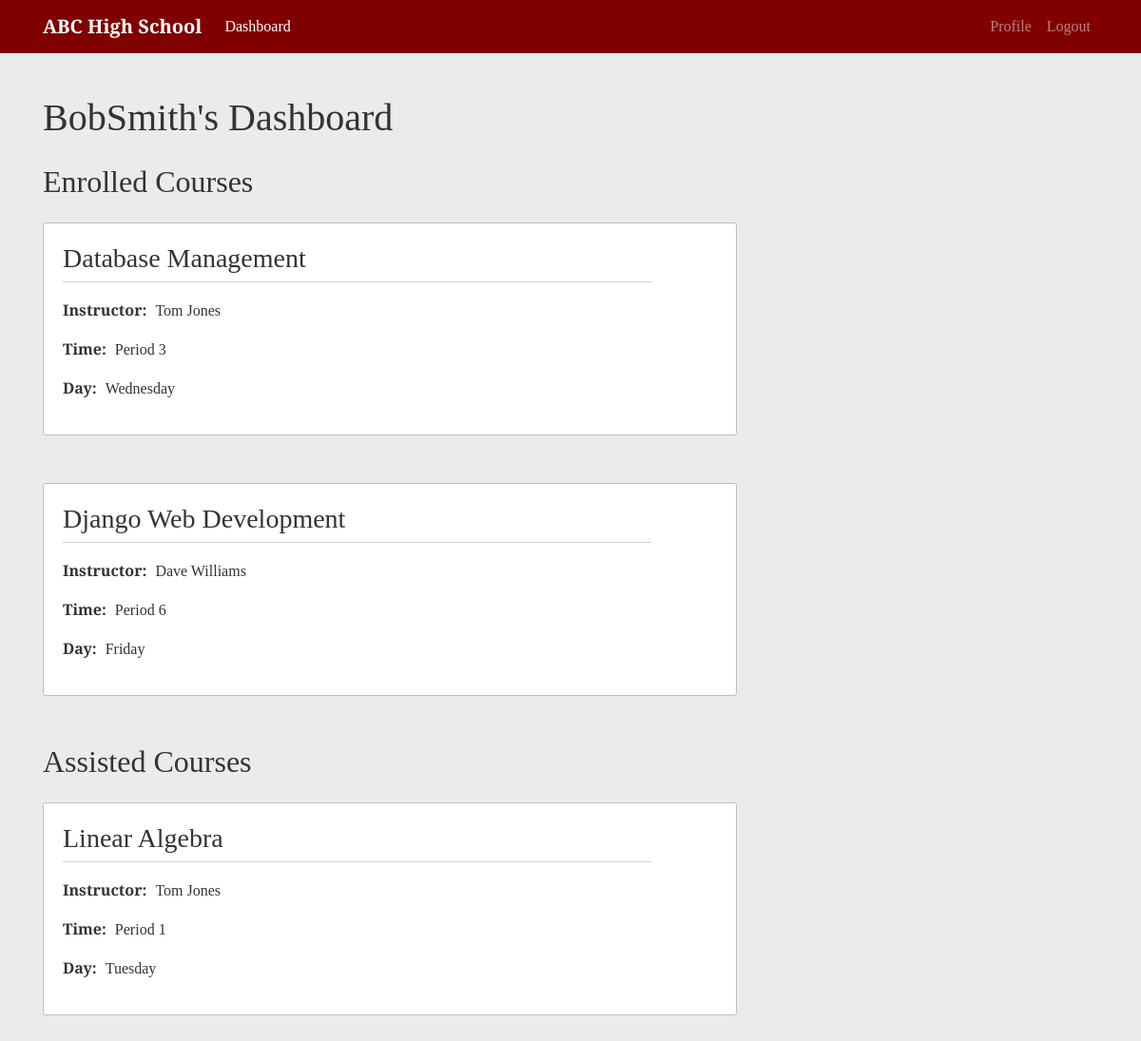
/dashboard/BobSmith/ (signed in), run on the app's committed database.
### school/models.py (models this page shows, shortened)
class Course(models.Model):
    ONE = '1'
    TWO = '2'
    THREE = '3'
    FOUR = '4'
    FIVE = '5'
    SIX = '6'
    TIME_CHOICES = [
        (ONE, 'Period 1'),
        (TWO, 'Period 2'),
        (THREE, 'Period 3'),
        (FOUR, 'Period 4'),
        (FIVE, 'Period 5'),
        (SIX, 'Period 6')
    ]
    MONDAY = 'MO'
    TUESDAY = 'TU'
    WEDNESDAY = 'WE'
    THURSDAY = 'TH'
    FRIDAY = 'FR'
    DAY_CHOICES = [
        (MONDAY, 'Monday'),
        (TUESDAY, 'Tuesday'),
        (WEDNESDAY, 'Wednesday'),
        (THURSDAY, 'Thursday'),
        (FRIDAY, 'Friday')
    ]
    course_name = models.CharField(max_length=255)
    instructor = models.ForeignKey(Instructor, null=True, on_delete=models.SET_NULL)
    time = models.CharField(max_length=1, blank=True, choices=TIME_CHOICES)
    day = models.CharField(max_length=2, blank=True, choices=DAY_CHOICES)

### users/models.py (models this page shows)
class Instructor(models.Model):
    user = models.OneToOneField(User, on_delete=models.CASCADE, primary_key=True)
    start_date = models.DateField()
    office_number = models.CharField(max_length=10, blank=True)
    office_phone_number = models.CharField(max_length=20, blank=True)
    def __str__(self):
        return f'{self.user.first_name} {self.user.last_name}'

### school/views.py (the view, shortened to what this page needs)
# urls.py: path('dashboard/<str:username>/', DashboardListView.as_view(), name='user-dashboard'),
class DashboardListView(LoginRequiredMixin, UserPassesTestMixin, ListView):
    model = Course
    template_name = 'school/dashboard.html'
    context_object_name = 'courses'
    def get_queryset(self):
        user = get_object_or_404(User, username=self.kwargs.get('username'))
        queryset = {}
        student = Student.objects.filter(user=user).first()
        if student:
            enrollments = EnrolledIn.objects.filter(student=student).values('course')
            queryset['enrolled_courses'] = Course.objects.filter(id__in=enrollments)
            assists = AssistsIn.objects.filter(student=student).values('course')
            queryset['assisted_courses'] = Course.objects.filter(id__in=assists)
        instructor = Instructor.objects.filter(user=user).first()
        if instructor:
            queryset['taught_courses'] = Course.objects.filter(instructor=instructor)
        return queryset
    def test_func(self):
        dashboard_user = self.kwargs.get('username')
        if (self.request.user.username == dashboard_user):
            return True
        return False

### school/templates/school/dashboard.html (shortened to what this page needs)
{% extends "school/content.html" %}
{% block content %}
  <h1 class="mb-4">{{ view.kwargs.username }}'s Dashboard</h1>
  {% if courses.enrolled_courses %}
    <h2 class="mb-4">Enrolled Courses</h2>
    {% for course in courses.enrolled_courses %}
      <article class="content-section">
        <h3 class="content-title"><a href="{% url 'course-detail' course.id %}">{{ course.course_name }}</a></h3>
        <p>
          <span class="data-title">Instructor:</span>
          <span class="data-content">{{ course.instructor }}</span>
        </p>
        <p>
          <span class="data-title">Time:</span>
          <span class="data-content">{{ course.get_time_display }}</span>
        </p>
        <p>
          <span class="data-title">Day:</span>
          <span class="data-content">{{ course.get_day_display }}</span>
        </p>
      </article>
    {% endfor %}
  {% endif %}
  {% if courses.assisted_courses %}
    <h2 class="mb-4">Assisted Courses</h2>
    {% for course in courses.assisted_courses %}
      <article class="content-section">
        <h3 class="content-title"><a href="{% url 'course-detail' course.id %}">{{ course.course_name }}</a></h3>
        <p>
          <span class="data-title">Instructor:</span>
          <span class="data-content">{{ course.instructor }}</span>
        </p>
        <p>
          <span class="data-title">Time:</span>
          <span class="data-content">{{ course.get_time_display }}</span>
        </p>
        <p>
          <span class="data-title">Day:</span>
          <span class="data-content">{{ course.get_day_display }}</span>
        </p>
      </article>
    {% endfor %}
  {% endif %}
{% endblock content %}

### school/templates/school/content.html
{% extends "school/base.html" %}
{% block display %}
  <div class="row">
    <div class="col-md-8">
      {% block content %}{% endblock %}
    </div>
  </div>
{% endblock display %}

### school/templates/school/base.html (shortened to what this page needs)
{% load static %}
<!DOCTYPE html>
<html lang="en">
  <head>
    <link rel="stylesheet" href="https://stackpath.bootstrapcdn.com/bootstrap/4.3.1/css/bootstrap.min.css">
    <link rel="stylesheet" href="https://cdnjs.cloudflare.com/ajax/libs/datepicker/0.6.5/datepicker.min.css" />
    <link rel="stylesheet" href="{% static 'school/main.css' %}">
  </head>
  <body>
    <nav class="navbar navbar-expand-md navbar-dark fixed-top">
      <div class="container">
        <a class="navbar-brand" href="/">ABC High School</a>
        <div class="collapse navbar-collapse" id="navbarCollapse">
          <div class="navbar-nav mr-auto">
            {% if user.is_authenticated %}
              <a class="nav-item nav-link {% if request.resolver_match.url_name == 'user-dashboard' %}active{% endif %}" href="{% url 'home' %}">Dashboard</a>
            {% else %}
              <a class="nav-item nav-link {% if request.resolver_match.url_name == 'home' %}active{% endif %}" href="{% url 'home' %}">Home</a>
            {% endif %}
          </div>
          <div class="navbar-nav">
            {% if user.is_authenticated %}
              <a class="nav-item nav-link" href="{% url 'profile' user.username %}">Profile</a>
              <a class="nav-item nav-link" href="{% url 'logout' %}">Logout</a>
            {% else %}
              <a class="nav-item nav-link" href="{% url 'login' %}">Sign In</a>
            {% endif %}
          </div>
        </div>
      </div>
    </nav>
    <div class="container main-body">
      {% block display %}{% endblock display %}
    </div>
  </body>
</html>

### school/static/school/main.css (style rules this page uses)
body { background: #ebebeb; color: #333333; margin-top: 5rem; font-family: 'Arvo', serif; }
.navbar { background-color: #800000; }
.navbar-brand { font-weight: 700; }
.main-body { margin-top: 100px; margin-bottom: 60px; }
.content-section { background-color:#ffffff; border: 1px solid #bebebe; border-radius: 3px; padding: 20px; margin-bottom: 50px; }
.content-title { border-bottom: 1px solid #cfcfcf; padding-bottom: 7px; margin-bottom: 17px; width: 90%; }
.content-title a { color: #333333; }
.data-title { font-weight: 700; margin-right: 5px; }
.data-content { display: inline-block; }

### data on the page
Course: course_name "Database Management", instructor "Tom Jones", time "Period 3", day "Wednesday"
Course: course_name "Django Web Development", instructor "Dave Williams", time "Period 6", day "Friday"
Course: course_name "Linear Algebra", instructor "Tom Jones", time "Period 1", day "Tuesday"

### other printed values
{{ view.kwargs.username }} "BobSmith"
